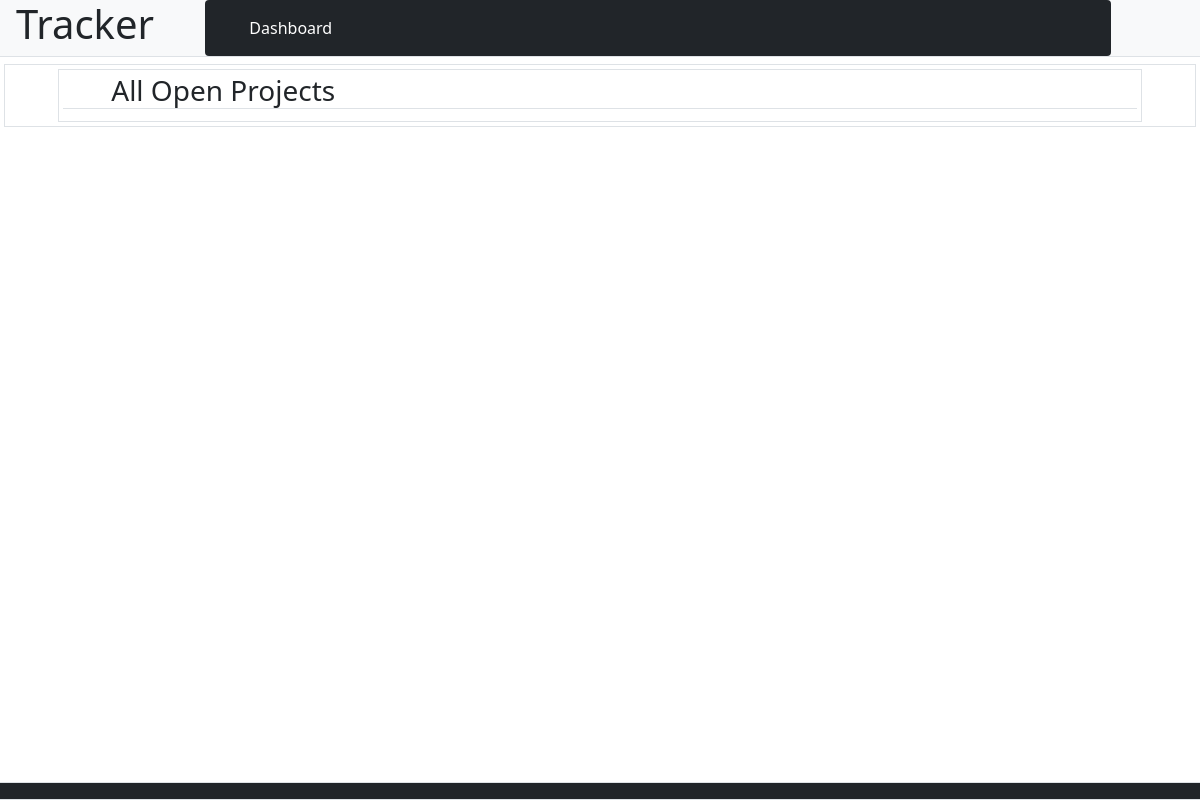
Before: /dashboard/open_tasks (signed in) with the older database file.
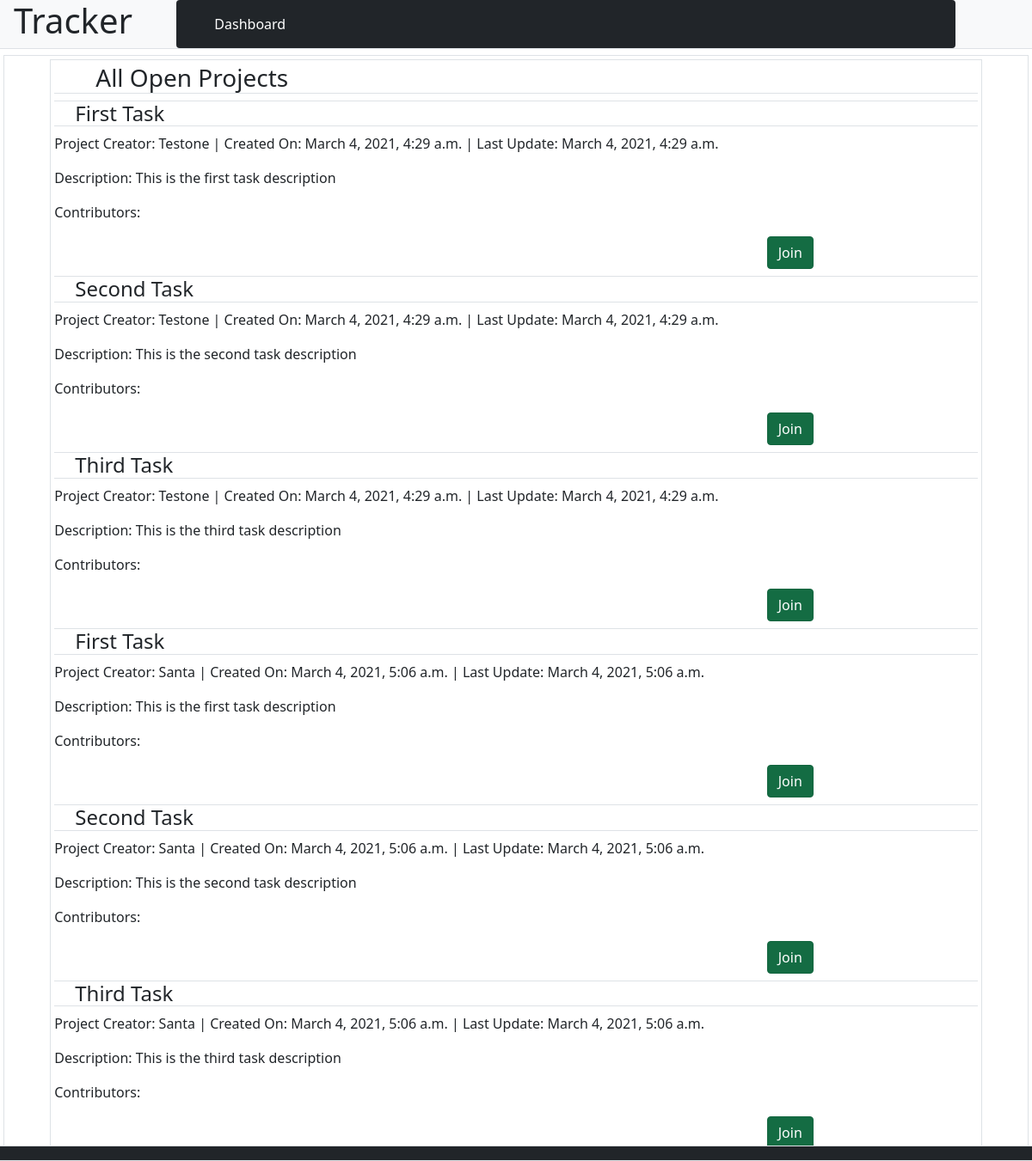
After: the same page with the newer database file.
### ticket_tracker_app/models.py (models this page shows)
class Task(models.Model):
    name = models.CharField(max_length=510)
    start_date = models.DateTimeField()
    end_date = models.DateTimeField()
    description = models.TextField()
    created_by = models.ForeignKey(User, related_name="created_tasks", on_delete=CASCADE)
    contributors = models.ManyToManyField(User, related_name="con_tasks") # THROUGH CON_APPROVED (Approved =>True Approval_Needed => False)
    created_at = models.DateTimeField(auto_now_add=True)
    updated_at = models.DateTimeField(auto_now=True)

### login_app/models.py (models this page shows)
class User(models.Model):
    first_name = models.CharField(max_length=254)
    last_name = models.CharField(max_length=254)
    birthday = models.DateField()
    email_address = models.CharField(max_length=320)
    password = models.CharField(max_length=60)
    created_at = models.DateTimeField(auto_now_add=True)
    updated_at = models.DateTimeField(auto_now=True)
    objects = UserManager()

### ticket_tracker_app/views.py (the view)
# urls.py: path('open_tasks', views.open_tasks),
def open_tasks(request):
    user = User.objects.get(id = request.session['user_id'])
    not_my_projects = Task.objects.exclude(created_by = user)
    not_my_contributions = Task.objects.exclude(contributors = user)
    context = {
        "user": user,
        "not_my_projects": not_my_projects,
        "not_my_contribs": not_my_contributions
    }
    return render(request, "open_projects.html", context)

### ticket_tracker_app/templates/open_projects.html (shortened to what this page needs)
<!DOCTYPE html>
<html lang="en">
<head>
    <link href="https://cdn.jsdelivr.net/npm/bootstrap@5.0.0-beta2/dist/css/bootstrap.min.css" rel="stylesheet">
</head>
<body>
    <header class="row align-items-start bg-light border-bottom mb-2 mt-0 ps-3 fixed-top">
        <h1 class="col-2">Tracker</h1>
        <nav class="col-9 navbar navbar-expand-lg navbar-dark bg-dark rounded">
            <div class="container-fluid">
                <div class="collapse navbar-collapse" id="navbarNavDropdown">
                    <ul class="navbar-nav">
                        <li class="nav-item">
                            <a class="nav-link active" aria-current="page" href="/dashboard">Dashboard</a>
                        </li>
                    </ul>
                </div>
            </div>
            </nav>
    </header>
    <main class="container-fluid p-1" style="margin-top: 60px;">
        <div class="row-10 border d-flex justify-content-center p-1">
            <div class="col-11 border p-1">
                <h3 class="border-bottom ps-5">All Open Projects</h3>
                {% for project in not_my_projects %}
                {% if project in not_my_contribs %}
                <div class="row-11 border-top mt-2">
                    <h4 class="border-bottom ps-4">{{project.name}}</h4>
                </div>
                <div class="row">
                    <p>
                        Project Creator: {{ project.created_by.first_name }}    |
                        Created On: {{ project.created_at }}    |
                        Last Update: {{project.updated_at}}
                    </p>
                </div>
                <div class="row">
                    <p>
                        Description: {{ project.description }}
                    </p>
                </div>
                <div class="row d-flex">
                    <div class="col-1">
                        <p>Contributors:</p>
                    </div>
                    <div class="col-7">
                    </div>
                    <div class="container col-8">
                        <div class="row-1 d-flex justify-content-end">
                            <a href="/tasks/{{project.id}}/add_contributor" class="btn btn-success active me-2" role="button" aria-pressed="true">Join</a>
                        </div>
                    </div>
                </div>
                {% endif %}
                {% endfor %}
            </div>
        </div>
    </main>
    <footer class="row align-items-start border fixed-bottom">
        <div class="col navbar navbar-expand-lg navbar-dark bg-dark rounded"></div>
    </footer>
</body>
</html>

Changed rows visible on the page:
added Task: name "First Task", created_by.first_name "Testone", created_at "March 4, 2021, 4:29 a.m.", updated_at "March 4, 2021, 4:29 a.m.", description "This is the first task description"
added Task: name "Second Task", created_by.first_name "Testone", created_at "March 4, 2021, 4:29 a.m.", updated_at "March 4, 2021, 4:29 a.m.", description "This is the second task description"
added Task: name "Third Task", created_by.first_name "Testone", created_at "March 4, 2021, 4:29 a.m.", updated_at "March 4, 2021, 4:29 a.m.", description "This is the third task description"
added Task: name "First Task", created_by.first_name "Santa", created_at "March 4, 2021, 5:06 a.m.", updated_at "March 4, 2021, 5:06 a.m.", description "This is the first task description"
added Task: name "Second Task", created_by.first_name "Santa", created_at "March 4, 2021, 5:06 a.m.", updated_at "March 4, 2021, 5:06 a.m.", description "This is the second task description"
added Task: name "Third Task", created_by.first_name "Santa", created_at "March 4, 2021, 5:06 a.m.", updated_at "March 4, 2021, 5:06 a.m.", description "This is the third task description"
